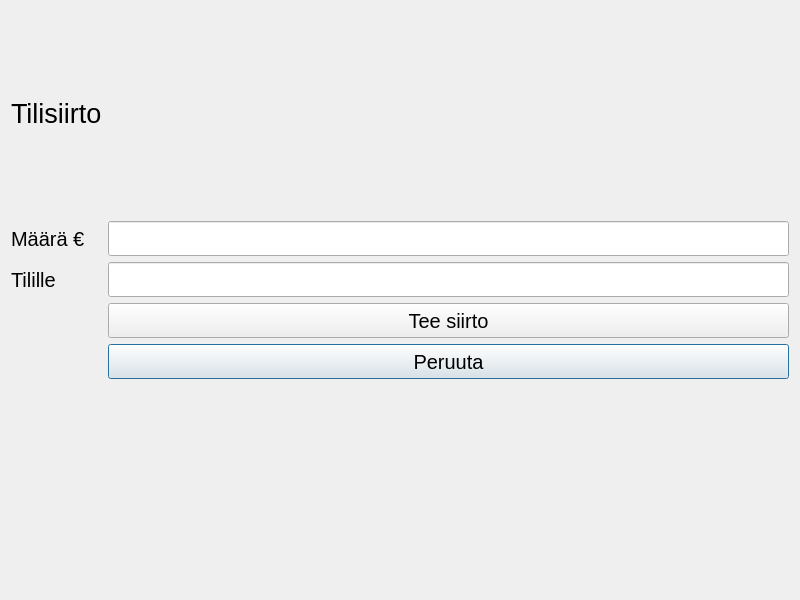
<?xml version="1.0" encoding="UTF-8"?>
<ui version="4.0">
 <class>Transfer</class>
 <widget class="QDialog" name="Transfer">
  <property name="geometry">
   <rect>
    <x>0</x>
    <y>0</y>
    <width>800</width>
    <height>600</height>
   </rect>
  </property>
  <property name="windowTitle">
   <string>Dialog</string>
  </property>
  <layout class="QGridLayout" name="gridLayout">
   <item row="8" column="1">
    <widget class="QPushButton" name="btnClose">
     <property name="minimumSize">
      <size>
       <width>0</width>
       <height>35</height>
      </size>
     </property>
     <property name="font">
      <font>
       <pointsize>15</pointsize>
       <bold>false</bold>
      </font>
     </property>
     <property name="text">
      <string>Peruuta</string>
     </property>
    </widget>
   </item>
   <item row="9" column="1">
    <widget class="QLabel" name="labelTransferInfo">
     <property name="text">
      <string/>
     </property>
    </widget>
   </item>
   <item row="5" column="0">
    <widget class="QLabel" name="label_2">
     <property name="font">
      <font>
       <pointsize>15</pointsize>
      </font>
     </property>
     <property name="text">
      <string>Tilille</string>
     </property>
    </widget>
   </item>
   <item row="5" column="1">
    <widget class="QLineEdit" name="lineReceiver">
     <property name="minimumSize">
      <size>
       <width>0</width>
       <height>35</height>
      </size>
     </property>
    </widget>
   </item>
   <item row="7" column="1">
    <widget class="QPushButton" name="btnCompleteTransfer">
     <property name="minimumSize">
      <size>
       <width>0</width>
       <height>35</height>
      </size>
     </property>
     <property name="font">
      <font>
       <pointsize>15</pointsize>
      </font>
     </property>
     <property name="text">
      <string>Tee siirto</string>
     </property>
    </widget>
   </item>
   <item row="3" column="1">
    <widget class="QLineEdit" name="lineTransferAmount">
     <property name="minimumSize">
      <size>
       <width>0</width>
       <height>35</height>
      </size>
     </property>
    </widget>
   </item>
   <item row="3" column="0">
    <widget class="QLabel" name="label">
     <property name="font">
      <font>
       <pointsize>15</pointsize>
      </font>
     </property>
     <property name="text">
      <string>Määrä €</string>
     </property>
    </widget>
   </item>
   <item row="2" column="0">
    <widget class="QLabel" name="label_3">
     <property name="font">
      <font>
       <pointsize>20</pointsize>
      </font>
     </property>
     <property name="text">
      <string>Tilisiirto</string>
     </property>
    </widget>
   </item>
  </layout>
 </widget>
 <resources/>
 <connections/>
</ui>
